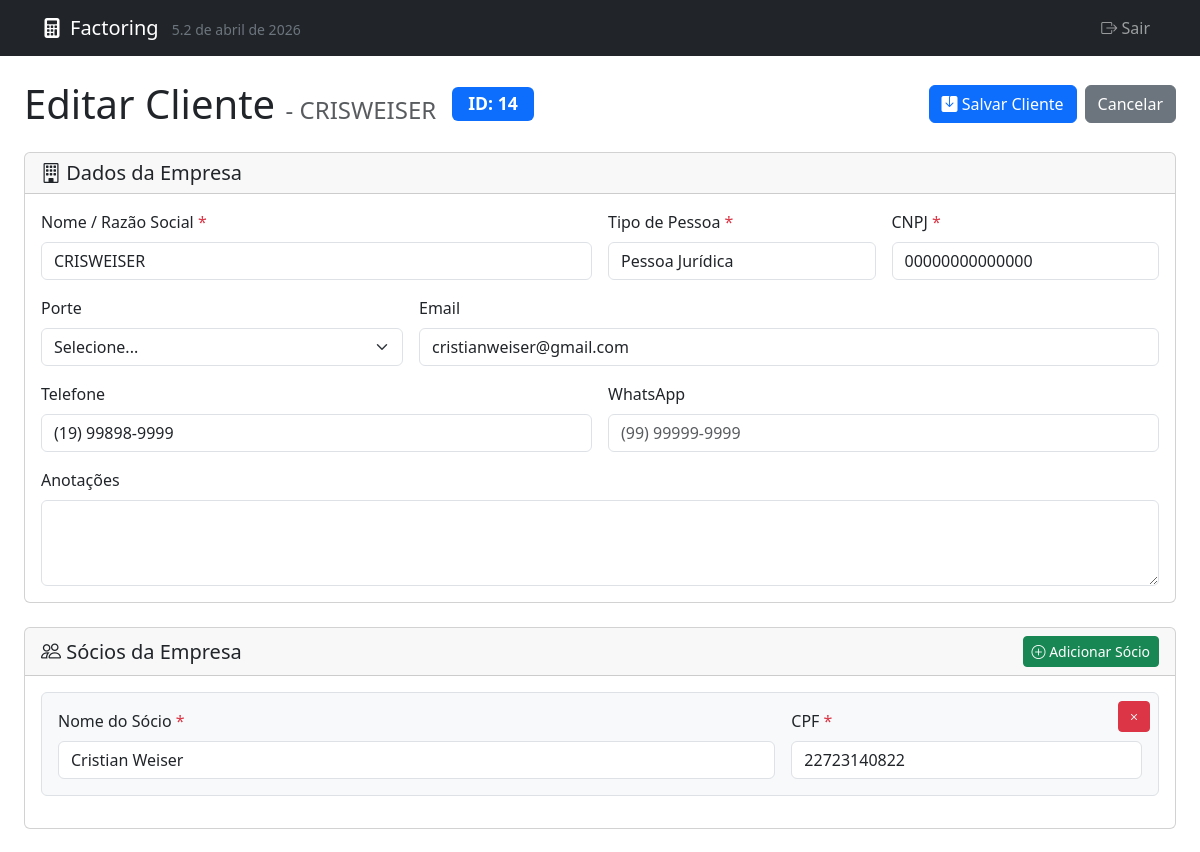
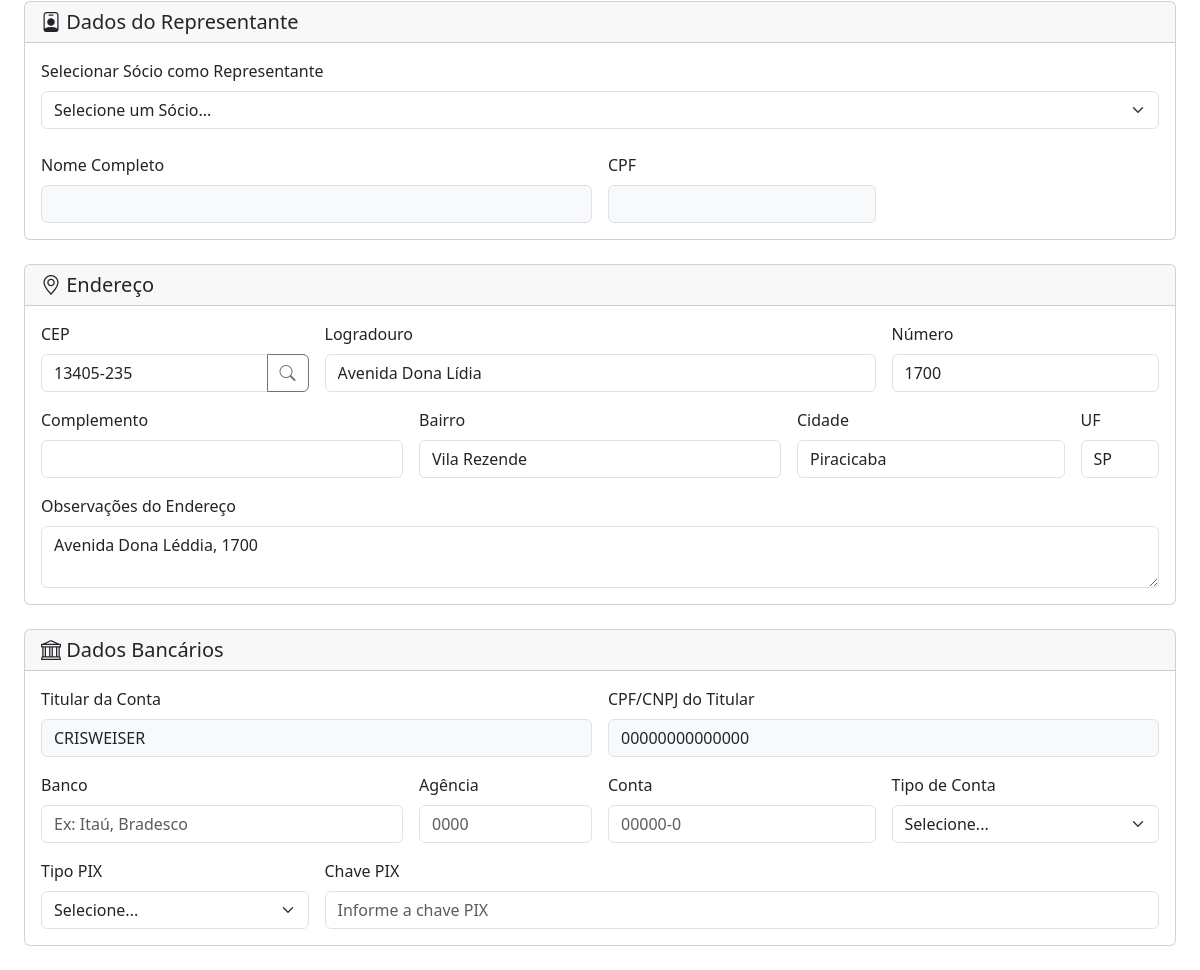
/form_cliente.php?id=14, run on the app's committed database (2 pictures, top to bottom).
### tables this page shows
CREATE TABLE `clientes` (
  `id` int(11) NOT NULL AUTO_INCREMENT,
  `nome` varchar(255) NOT NULL,
  `email` varchar(255) DEFAULT NULL,
  `telefone` varchar(50) DEFAULT NULL,
  `tipo_pessoa` enum('FISICA','JURIDICA') NOT NULL DEFAULT 'FISICA',
  `documento_principal` varchar(18) DEFAULT NULL,
  `documento_secundario` varchar(14) DEFAULT NULL,
  `cpf` varchar(14) DEFAULT NULL,
  `cnpj` varchar(18) DEFAULT NULL,
  `documento_socio` varchar(14) DEFAULT NULL,
  `empresa` varchar(255) DEFAULT NULL,
  `endereco` text DEFAULT NULL,
  `cep` varchar(10) DEFAULT NULL,
  `logradouro` varchar(255) DEFAULT NULL,
  `numero` varchar(20) DEFAULT NULL,
  `complemento` varchar(100) DEFAULT NULL,
  `bairro` varchar(100) DEFAULT NULL,
  `cidade` varchar(100) DEFAULT NULL,
  `estado` varchar(2) DEFAULT NULL,
  `data_cadastro` timestamp NOT NULL DEFAULT current_timestamp(),
  PRIMARY KEY (`id`),
  UNIQUE KEY `cpf` (`cpf`),
  UNIQUE KEY `cnpj` (`cnpj`),
  UNIQUE KEY `documento_principal` (`documento_principal`),
  KEY `idx_nome` (`nome`),
  KEY `idx_empresa` (`empresa`)
);

CREATE TABLE `clientes_socios` (
  `id` int(11) NOT NULL AUTO_INCREMENT,
  `cliente_id` int(11) DEFAULT NULL,
  `nome` varchar(255) NOT NULL,
  `cpf` varchar(14) NOT NULL,
  `data_cadastro` timestamp NULL DEFAULT current_timestamp(),
  PRIMARY KEY (`id`),
  KEY `idx_sacado_id` (`cliente_id`),
  KEY `idx_cpf` (`cpf`),
  CONSTRAINT `fk_clientes_socios_cliente` FOREIGN KEY (`cliente_id`) REFERENCES `clientes` (`id`) ON DELETE CASCADE
);

### form_cliente.php (the view, shortened to what the rows shown need)
<?php
require_once 'db_connection.php';
$pageTitle = "Adicionar Novo Cliente";
$cliente = [
    'id' => null,
    'nome' => '',
    'email' => '',
    'telefone' => '',
    'whatsapp' => '',
    'tipo_pessoa' => 'JURIDICA',
    'porte' => '',
    'documento_principal' => '',
    'empresa' => '',
    'endereco' => '',
    'cep' => '',
    'logradouro' => '',
    'numero' => '',
    'complemento' => '',
    'bairro' => '',
    'cidade' => '',
    'estado' => '',
    'conta_banco' => '',
    'conta_agencia' => '',
    'conta_numero' => '',
    'conta_pix' => '',
    'conta_tipo' => '',
    'conta_titular' => '',
    'conta_documento' => ''
];
$socios = [];
$editMode = false;
if (isset($_GET['id']) && is_numeric($_GET['id'])) {
    $editMode = true;
    $clienteId = (int)$_GET['id'];
    $pageTitle = "Editar Cliente";
    try {
        $stmt = $pdo->prepare("SELECT * FROM clientes WHERE id = :id");
        $stmt->bindParam(':id', $clienteId, PDO::PARAM_INT);
        $stmt->execute();
        $fetchedData = $stmt->fetch(PDO::FETCH_ASSOC);
        $cliente = array_merge($cliente, $fetchedData);
        $stmt_socios = $pdo->prepare("SELECT * FROM clientes_socios WHERE cliente_id = :cliente_id ORDER BY id");
        $stmt_socios->bindParam(':cliente_id', $clienteId, PDO::PARAM_INT);
        $stmt_socios->execute();
        $socios = $stmt_socios->fetchAll(PDO::FETCH_ASSOC);
    } catch (PDOException $e) {
        die("Erro ao buscar dados do cliente para edição: " . $e->getMessage());
    }
}
$contaTitularReadonlyValue = $cliente['conta_titular'] ?? '';
$contaDocumentoReadonlyValue = $cliente['conta_documento'] ?? '';
if (($cliente['tipo_pessoa'] ?? 'JURIDICA') === 'JURIDICA') {
    $contaTitularReadonlyValue = $cliente['empresa'] ?? '';
    $contaDocumentoReadonlyValue = $cliente['documento_principal'] ?? '';
}
?>
<!DOCTYPE html>
<html lang="pt-BR">
<head>
    <link href="https://cdn.jsdelivr.net/npm/bootstrap@5.3.3/dist/css/bootstrap.min.css" rel="stylesheet">
    <link rel="stylesheet" href="https://cdn.jsdelivr.net/npm/bootstrap-icons@1.11.3/font/bootstrap-icons.min.css">
</head>
<body>
    <div class="container-fluid px-3 px-md-4 mt-4">
        <form action="salvar_cliente.php" method="post" id="form-cliente">
            <div class="d-flex justify-content-between align-items-center mb-4 flex-wrap gap-2">
                <div class="d-flex align-items-center gap-3">
                    <h1 class="mb-0">
                        <?php echo htmlspecialchars($pageTitle); ?>
                        <?php if ($editMode && !empty($cliente['empresa'])): ?>
                            <small class="text-muted fs-4">- <?php echo htmlspecialchars($cliente['empresa']); ?></small>
                        <?php endif; ?>
                    </h1>
                    <?php if ($editMode): ?>
                        <span class="badge bg-primary badge-id" style="font-size: 1.1rem; padding: 0.5rem 1rem;">ID: <?php echo $cliente['id']; ?></span>
                    <?php endif; ?>
                </div>
            </div>
            <div class="card mb-4">
                <div class="card-body">
                    <div class="row g-3">
                        <div class="col-md-6">
                            <label for="empresa" class="form-label">Nome / Razão Social <span class="text-danger">*</span></label>
                            <input type="text" class="form-control" id="empresa" name="empresa" value="<?php echo htmlspecialchars($cliente['empresa'] ?? ''); ?>" required>
                        </div>
                        <div class="col-md-3">
                            <label for="documento_principal" class="form-label">
                                <span id="documento_label">CNPJ</span> <span class="text-danger">*</span>
                            </label>
                            <input type="text" class="form-control" id="documento_principal" name="documento_principal" value="<?php echo htmlspecialchars($cliente['documento_principal'] ?? ''); ?>" required>
                        </div>
                        <div class="col-md-8">
                            <label for="email" class="form-label">Email</label>
                            <input type="email" class="form-control" id="email" name="email" value="<?php echo htmlspecialchars($cliente['email'] ?? ''); ?>">
                        </div>
                        <div class="col-md-6">
                            <label class="form-label" for="telefone">Telefone</label>
                            <input type="tel" class="form-control" id="telefone" name="telefone"
                                   value="<?php echo htmlspecialchars($cliente['telefone'] ?? ''); ?>"
                                   placeholder="(99) 99999-9999">
                        </div>
                    </div>
                </div>
            </div>
            <div class="card mb-4" id="socios_card">
                <div class="card-body">
                    <div id="socios-container">
                        <?php if (!empty($socios)): ?>
                            <?php foreach ($socios as $index => $socio): ?>
                                <div class="socio-item" data-index="<?php echo $index; ?>">
                                    <button type="button" class="btn btn-danger btn-sm btn-remove-socio">
                                        <i class="bi bi-x"></i>
                                    </button>
                                    <div class="row g-3">
                                        <div class="col-md-8">
                                            <label class="form-label">Nome do Sócio <span class="text-danger">*</span></label>
                                            <input type="text" class="form-control socio-nome" name="socios[<?php echo $index; ?>][nome]" value="<?php echo htmlspecialchars($socio['nome']); ?>" required>
                                        </div>
                                        <div class="col-md-4">
                                            <label class="form-label">CPF <span class="text-danger">*</span></label>
                                            <input type="text" class="form-control socio-cpf" name="socios[<?php echo $index; ?>][cpf]" value="<?php echo htmlspecialchars($socio['cpf']); ?>" required>
                                        </div>
                                    </div>
                                </div>
                            <?php endforeach; ?>
                        <?php endif; ?>
                    </div>
                </div>
            </div>
            <div class="card mb-4">
                <div class="card-body">
                    <div class="row g-3">
                        <div class="col-md-3">
                            <div class="input-group">
                                <input type="text" class="form-control" id="cep" name="cep" value="<?php echo htmlspecialchars($cliente['cep'] ?? ''); ?>" placeholder="00000-000">
                                <button class="btn btn-outline-secondary" type="button" id="btn-buscar-cep">
                                    <i class="bi bi-search"></i>
                                </button>
                            </div>
                        </div>
                        <div class="col-md-6">
                            <label for="logradouro" class="form-label">Logradouro</label>
                            <input type="text" class="form-control" id="logradouro" name="logradouro" value="<?php echo htmlspecialchars($cliente['logradouro'] ?? ''); ?>">
                        </div>
                        <div class="col-md-3">
                            <label for="numero" class="form-label">Número</label>
                            <input type="text" class="form-control" id="numero" name="numero" value="<?php echo htmlspecialchars($cliente['numero'] ?? ''); ?>">
                        </div>
                        <div class="col-md-4">
                            <label for="bairro" class="form-label">Bairro</label>
                            <input type="text" class="form-control" id="bairro" name="bairro" value="<?php echo htmlspecialchars($cliente['bairro'] ?? ''); ?>">
                        </div>
                        <div class="col-md-3">
                            <label for="cidade" class="form-label">Cidade</label>
                            <input type="text" class="form-control" id="cidade" name="cidade" value="<?php echo htmlspecialchars($cliente['cidade'] ?? ''); ?>">
                        </div>
                        <div class="col-md-1">
                            <label for="estado" class="form-label">UF</label>
                            <input type="text" class="form-control" id="estado" name="estado" value="<?php echo htmlspecialchars($cliente['estado'] ?? ''); ?>" maxlength="2">
                        </div>
                        <div class="col-12">
                            <label for="endereco" class="form-label">Observações do Endereço</label>
                            <textarea class="form-control" id="endereco" name="endereco" rows="2"><?php echo htmlspecialchars($cliente['endereco'] ?? ''); ?></textarea>
                        </div>
                    </div>
                </div>
            </div>
            <div class="card mb-4">
                <div class="card-body">
                    <div class="row g-3">
                        <div class="col-md-6">
                            <label for="conta_titular" class="form-label">Titular da Conta</label>
                            <input type="text" class="form-control bg-light" id="conta_titular" name="conta_titular" value="<?php echo htmlspecialchars($contaTitularReadonlyValue); ?>" readonly>
                        </div>
                        <div class="col-md-6">
                            <label for="conta_documento" class="form-label">CPF/CNPJ do Titular</label>
                            <input type="text" class="form-control bg-light" id="conta_documento" name="conta_documento" value="<?php echo htmlspecialchars($contaDocumentoReadonlyValue); ?>" readonly>
                        </div>
                    </div>
                </div>
            </div>
        </form>
    </div>
</body>
</html>

### data on the page
clientes: empresa "CRISWEISER", id "14", documento_principal "00000000000000", email "cristianweiser@gmail.com", telefone "(19) 99898-9999", cep "13405-235", logradouro "Avenida Dona Lídia", numero "1700", bairro "Vila Rezende", cidade "Piracicaba", estado "SP", endereco "Avenida Dona Léddia, 1700", conta_titular "CRISWEISER", conta_documento "00000000000000"
clientes_socios: nome "Cristian Weiser", cpf "22723140822"

### other printed values
$menuAppName "Factoring"
$menuAppVersion "5.2 de abril de 2026"
$pageTitle "Editar Cliente"
